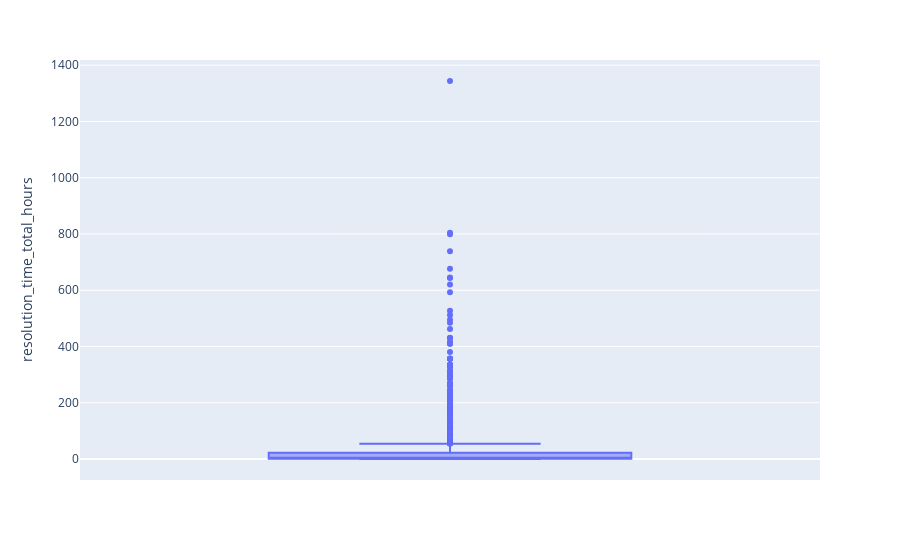

Notebook source saved alongside this figure:
### Markdown cell above
### Boxplot of resolution time (showing outlier INC)

### Code cell
# df_main.boxplot(column='resolution_time_total_hours')
fig = px.box(df_main, y="resolution_time_total_hours")
fig.show()

### Figure 1 — Plotly figure (JSON) as saved in the notebook; plotly's stock layout.template omitted (floating-point values rounded to 4 significant figures; data arrays with more than 128 entries replaced by an {"elided": "..."} marker saying what was removed)
{"data": [{"alignmentgroup": "True", "hovertemplate": "resolution_time_total_hours=%{y}<extra></extra>", "legendgroup": "", "marker": {"color": "#636efa"}, "name": "", "notched": false, "offsetgroup": "", "orientation": "v", "showlegend": false, "type": "box", "x0": " ", "xaxis": "x", "y": {"elided": "3924 float values"}, "y0": " ", "yaxis": "y"}], "layout": {"boxmode": "group", "legend": {"tracegroupgap": 0}, "margin": {"t": 60}, "xaxis": {"anchor": "y", "domain": [0, 1]}, "yaxis": {"anchor": "x", "domain": [0, 1], "title": {"text": "resolution_time_total_hours"}}}}
